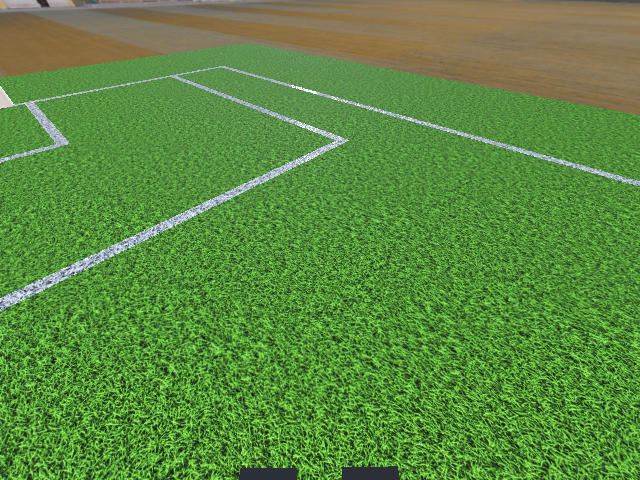
#> input picture test_images/000650.jpg, 640 x 480 px
$ python test.py
#> lines starting #> are read from the running program, lines starting #| are printed output that depends on the picture; after the words box and inside, x2 and y2 are one past the last pixel; in counts of white or black regions, pixels touching at a corner belong together
#! usr/bin/env python3

from PIL import Image
import numpy as np

origin_img = Image.open('../test_images/000650.jpg')
#> origin_img is the input picture: PIL image 640x480 RGB; mean R, G, B 91.6, 138.1, 63.9
w_label = Image.open('../test_labels/white_label/000650_label.png')
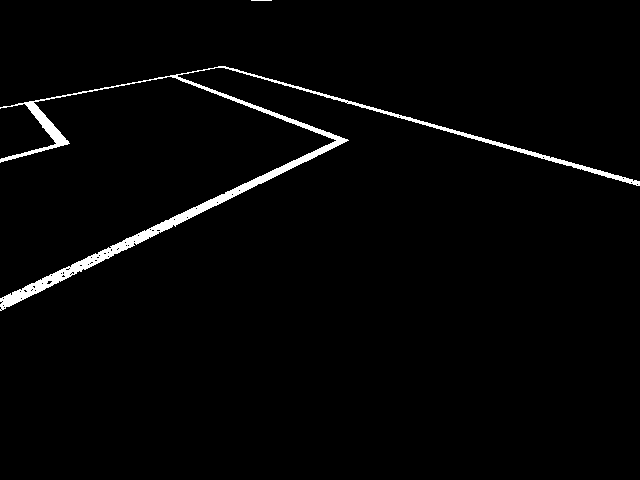
#> input picture test_labels/white_label/000650_label.png, 640 x 480 px
#> w_label is the input picture: PIL image 640x480 RGB; 2.1% white; 2 white regions, box (x1, y1, x2, y2) and area: (0, 66, 640, 311) 6549, (251, 0, 272, 1) 21
g_label = Image.open('../test_labels/green_label/000650_label.png')
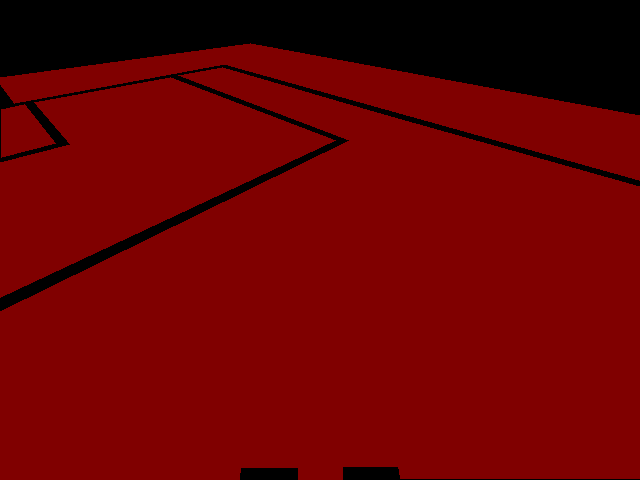
#> input picture test_labels/green_label/000650_label.png, 640 x 480 px
#> g_label is the input picture: PIL image 640x480 P; mean R, G, B 104.8, 0, 0

print("g: ", g_label.mode)
#| g:  P
print("w: ", w_label.mode)
#| w:  RGB
print("o: ", origin_img.mode)
#| o:  RGB

palette = g_label.getpalette()
#> palette = 768 values, max 224 at index 219, min 0 at index 0, mean 106.7
print(f"shape: {len(palette)}")
#| shape: 768
#> (the run stopped early here; a loop or call above may not have finished)
